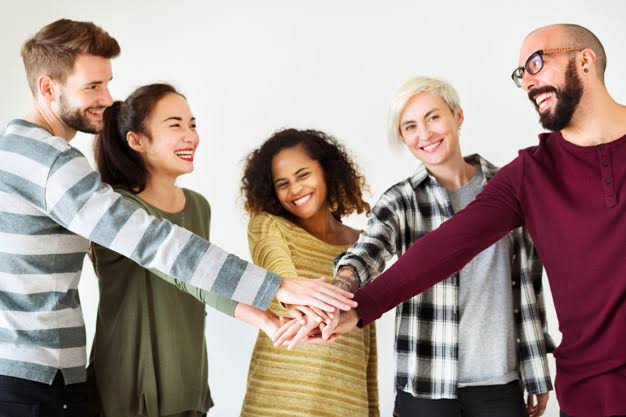
#> input picture dados/exemplos/imagem_cena.jpg, 626 x 417 px
$ python harris_cantos.py   (older library calls are emulated)
#> lines starting #> are read from the running program, lines starting #| are printed output that depends on the picture
import cv2
import numpy as np
from pathlib import Path

DADOS = Path(__file__).resolve().parent.parent / "dados"

def harris_corner_detection(image_path, measure=0.04, kappa=0.04, sigma_derivative=1, sigma_intensity=1, threshold=0.01):
    # Step 1: Smoothing the image
#> called with image_path = 'dados/exemplos/imagem_cena.jpg', measure = 0.04, kappa = 0.04, sigma_derivative = 1, sigma_intensity = 1, threshold = 0.01
    img = cv2.imread(image_path, 0)
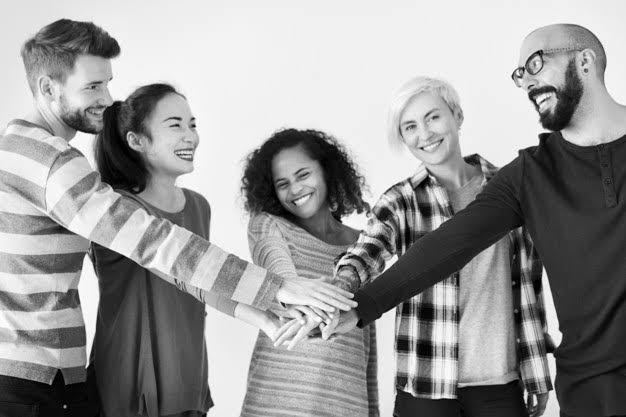
#> img: shape (417, 626); min 0, max 255, mean 153.1
    img = np.float32(img)
    smoothed_img = cv2.GaussianBlur(img, (0, 0), sigma_derivative)

    # Step 2: Computing the gradient of the image
    Ix = cv2.Sobel(smoothed_img, cv2.CV_64F, 1, 0, ksize=5)
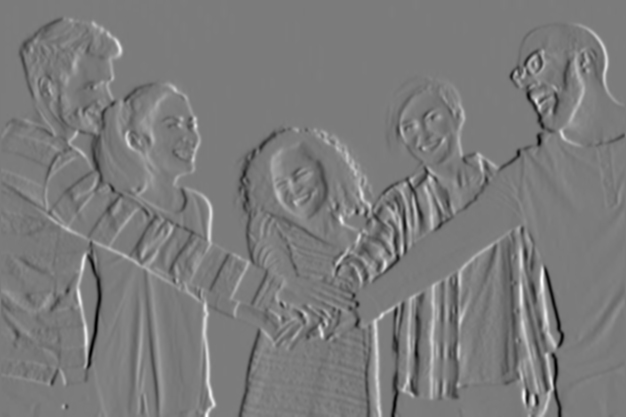
#> Ix: shape (417, 626) float64; min -7292.3, max 7706.3, mean -19.9; drawn with min black and max white
    Iy = cv2.Sobel(smoothed_img, cv2.CV_64F, 0, 1, ksize=5)
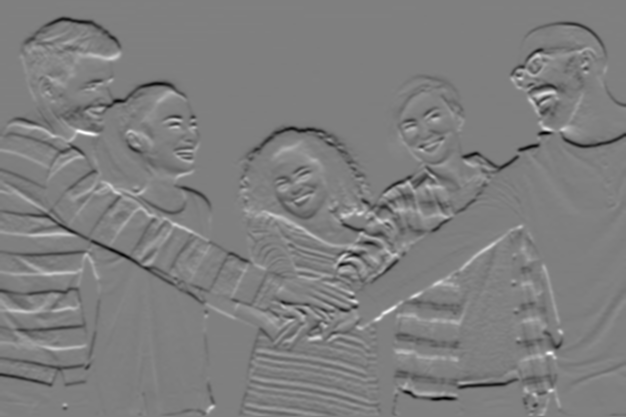
#> Iy: shape (417, 626) float64; min -7565.2, max 7565.6, mean -48.1; drawn with min black and max white

    # Step 3: Computing autocorrelation matrix
    # (ponderado por uma janela gaussiana; sem ela det(M) = 0 em todo pixel)
    A = cv2.GaussianBlur(Ix**2, (0, 0), sigma_intensity)
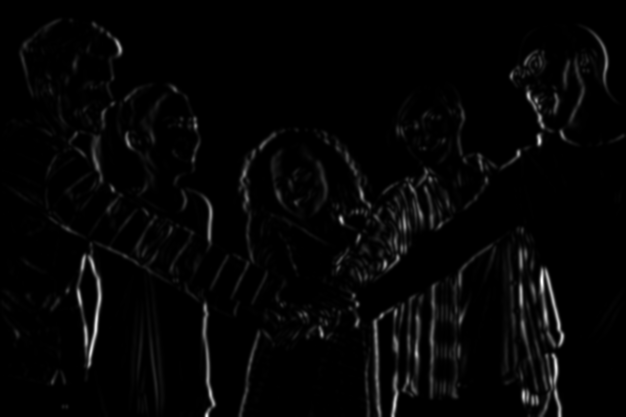
#> A: shape (417, 626) float64; min 0, max 43632237.8, mean 976715.8; drawn with min black and max white
    B = cv2.GaussianBlur(Iy**2, (0, 0), sigma_intensity)
    C = cv2.GaussianBlur(Ix * Iy, (0, 0), sigma_intensity)

    # Step 4: Computing corner strength
    det_M = A * B - C**2
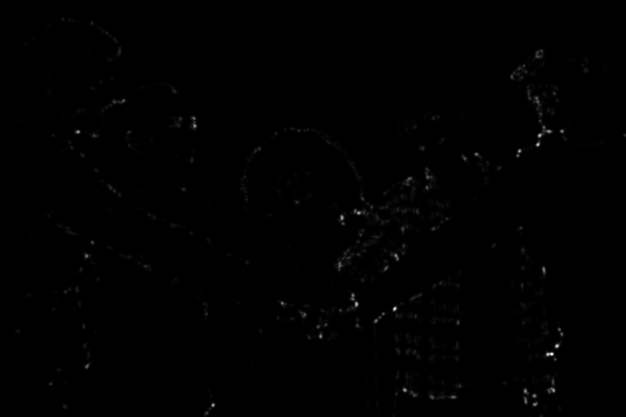
#> det_M: shape (417, 626) float64; min 0, max 1.03e+14, mean 3.83e+11; drawn with min black and max white
    trace_M = A + B
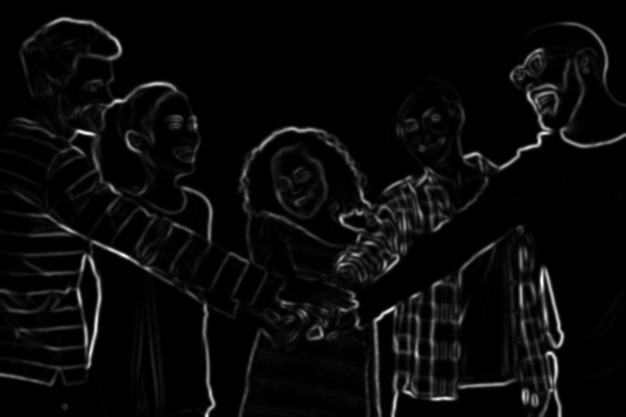
#> trace_M: shape (417, 626) float64; min 0, max 43725470.8, mean 1726610.6; drawn with min black and max white
    R = det_M - kappa * trace_M**2
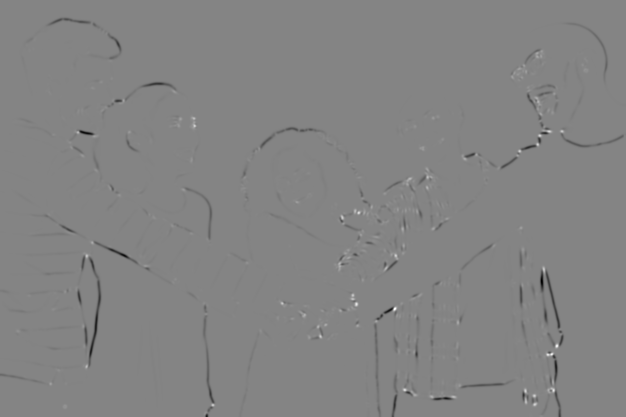
#> R: shape (417, 626) float64; min -7.58e+13, max 7.03e+13, mean -3.81e+11; drawn with min black and max white

    # Step 5: Non-maximum suppression
    R[R < threshold * R.max()] = 0

    # Step 6: Selecting output corners
    corners = np.transpose(np.nonzero(R))
#> corners = 8088 pairs, first value 31 to 416, second value 13 to 588

    return corners

# Ejemplo de uso
corners = harris_corner_detection(str(DADOS / 'exemplos' / 'imagem_cena.jpg'))
print(corners)
#> (printed output is left out)

$ run again, with dados/exemplos/rgb.jpg copied over dados/exemplos/imagem_cena.jpg
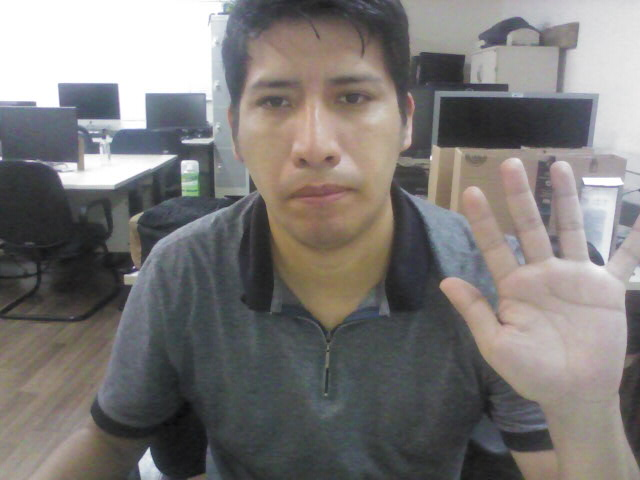
#> input picture dados/exemplos/rgb.jpg, 640 x 480 px
#> in harris_corner_detection, `trace_M = A + B`:
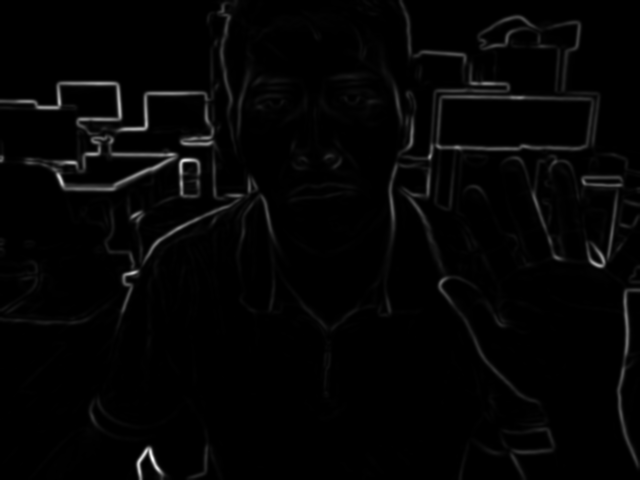
#> trace_M: shape (480, 640) float64; min 0, max 23283808.6, mean 448220.5; drawn with min black and max white
#> in harris_corner_detection, `R = det_M - kappa * trace_M**2`:
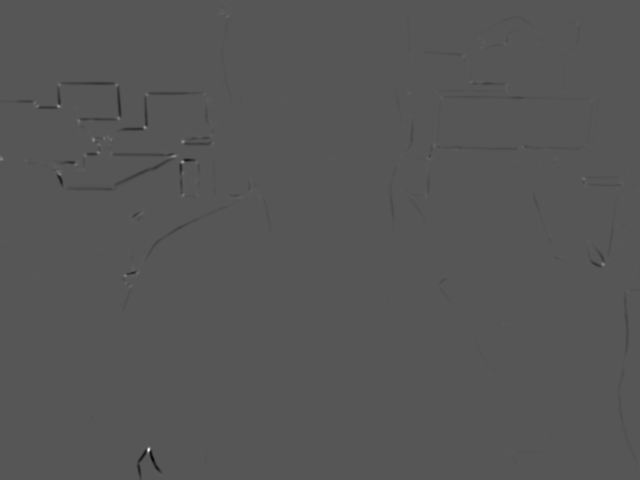
#> R: shape (480, 640) float64; min -2.11e+13, max 4.08e+13, mean -5.67e+10; drawn with min black and max white
#> in harris_corner_detection, `corners = np.transpose(np.nonzero(R))`: corners = 1360 pairs, first value 9 to 475, second value 0 to 638
#> (printed output is left out)
